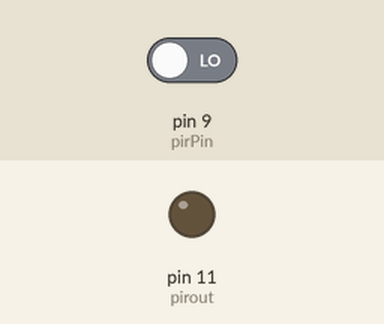
Bench run of a sketch on a simulated Arduino Uno, built with avr-gcc and run on an emulated ATmega328P. Shown: output pins drawn as LEDs (lit = HIGH). The inputs (shaded band) are chosen by the test bench; at power-on: pin 9 (pirPin) LOW.

Above: at 1.2 s.
1.3 s: pin 9 (pirPin) driven HIGH
At 2.5 s:
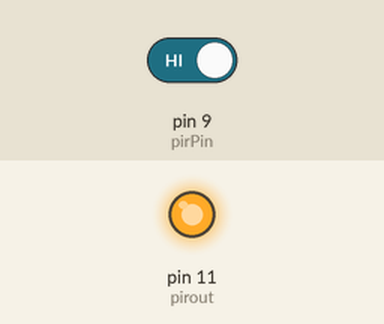
2.8 s: pin 9 (pirPin) driven LOW
At 3.6 s:
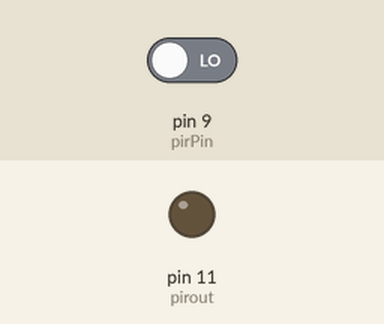
Timing chart, 0 to 5.8 s (numbered marks = the images above; inputs shaded):
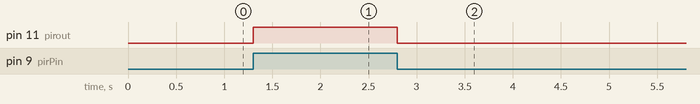

The sketch:

pir_sensor_test.ino
```cpp
int pirPin = 9;
int pirout = 11;
int pirout2 = 10;
int pirStat = 0;
void setup() {
  // put your setup code here, to run once:
pinMode(pirPin,INPUT);
pinMode(pirout,OUTPUT);
}

void loop() {
  // put your main code here, to run repeatedly:
 pirStat = digitalRead(pirPin);
 if (pirStat == HIGH) {            // if motion detected
   digitalWrite(pirout, HIGH);
   digitalWrite(pirout2, HIGH);
 }
   else {
    digitalWrite(pirout, LOW);
    digitalWrite(pirout2, LOW);

   }
}
```

Measured:
- after the input at 1.3 s, pin 11 (pirout): LOW → HIGH at once
- after the input at 2.8 s, pin 11 (pirout): HIGH → LOW at once
